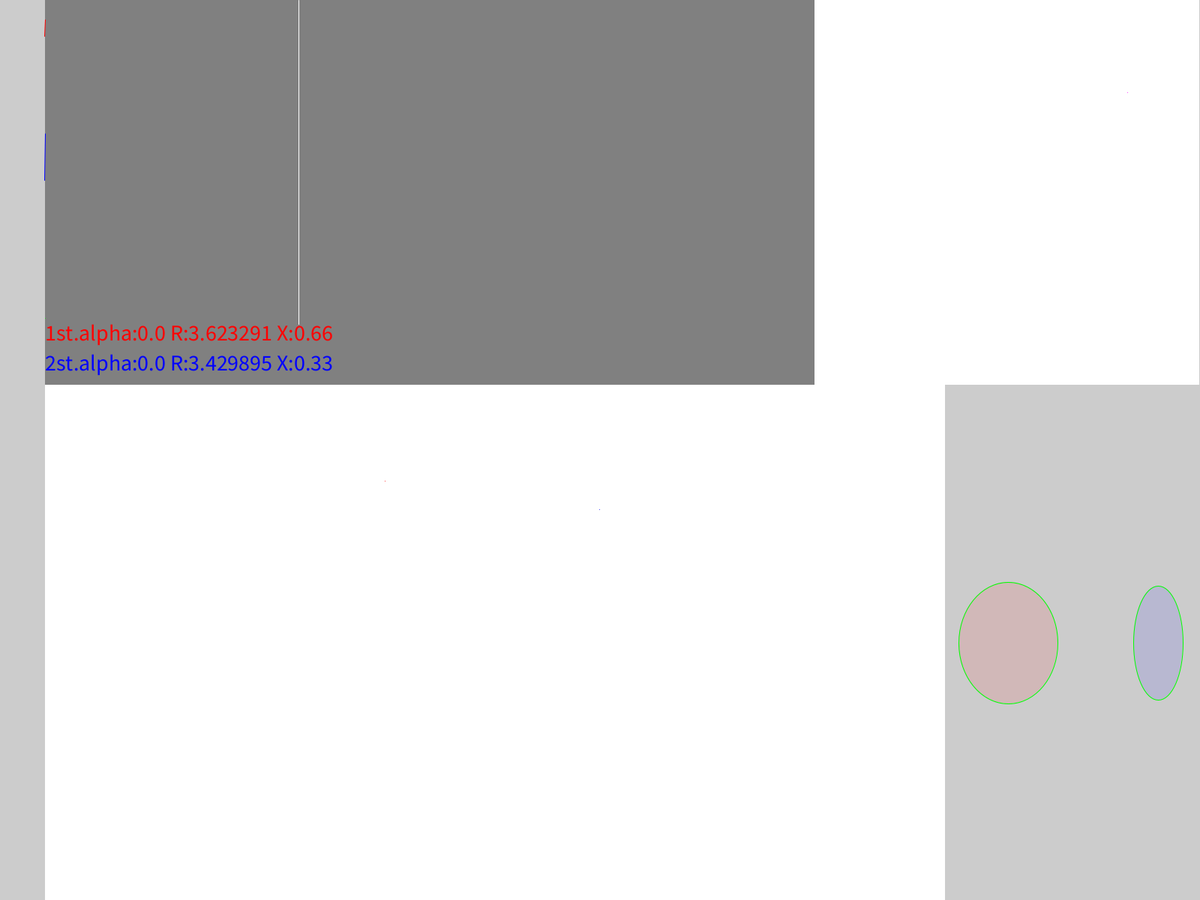
Frame 1 (no input)
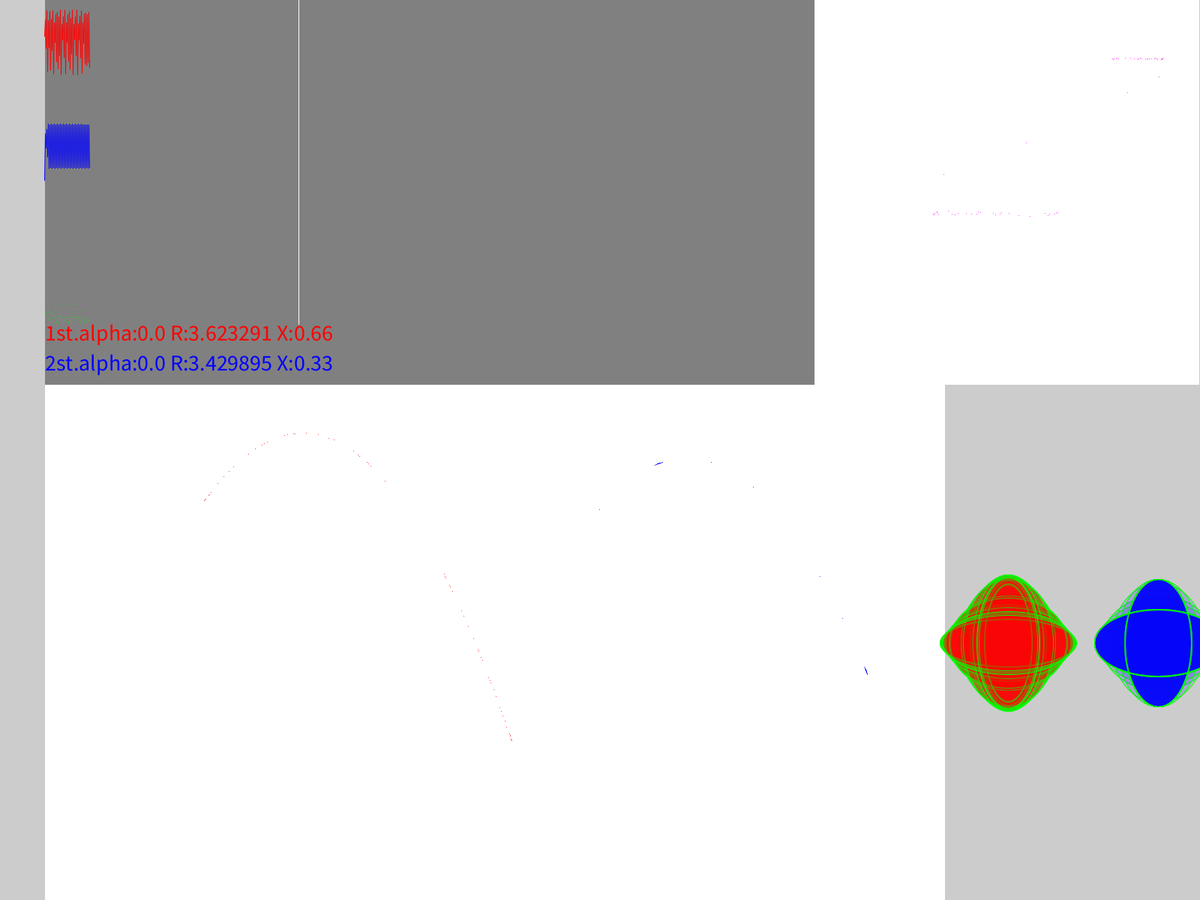
Frame 60 (the mouse pressed at the canvas centre just before this capture)
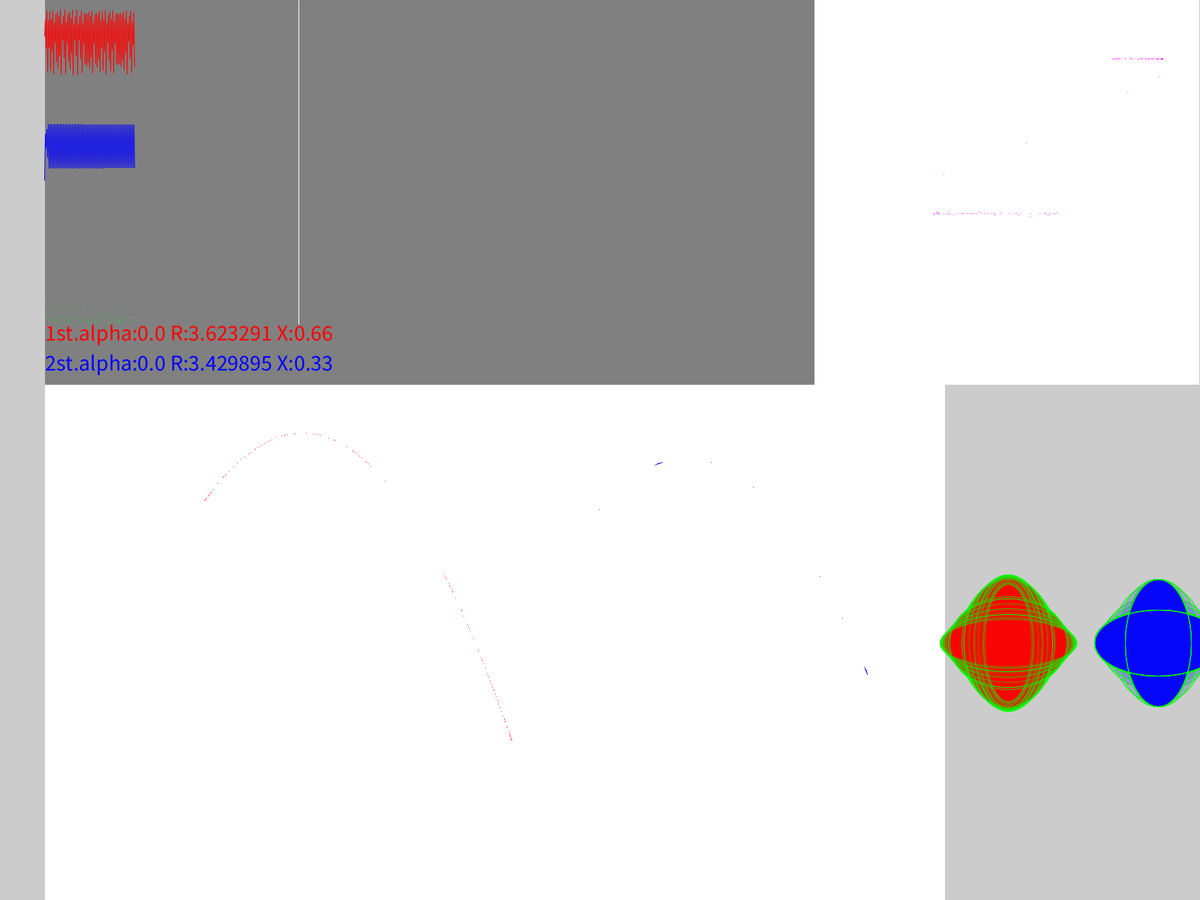
Frame 120 (the mouse held since frame 60 and released just before this capture)

The Processing sketch that drew these frames (run headless with seeded random() and noise(); from frame 60 on, the mouse is pressed at the canvas centre):

// Processing sketch: synchronCouple4
// ── synchronCouple4.pde
// We defined a class, now we will use it. The most extensive example.
//-///////////////////////////////////////////////////////////////////////////////

final  float MinR=3.3;          //two systems independent of each other 
final  float MaxR=3.8;          //(3.5 to 4 because the sync. in chaos is the most interesting)
final  float DefaultAlpha=0.05; //by changing the alpha value we can change their synchronization

// Create new objects of type 'singiel' using the only available constructor
singiel_double First= new singiel_double(0.66, random(MinR,MaxR), 0);
singiel_double Second=new singiel_double(0.33, random(MinR,MaxR), 0);

int   runup=0;//200;

//For visualization
int N=0;          //counter of iteration steps
int lmargin=60;
int fSize=40;     //Font size
int Sf=400;       //Main scale factor
int Ws=400;       //Side of scatter plot
int Rs=400;       //Side or atractor reconstructions
int Tlh=50;       //Part hight for timelines

void setup() // uses global First,Second,N,lmargin,fSize,Sf,Ws,Rs,Tlh
{
  fullScreen(); //3*Ws , 2* Ws
  Ws=(width-lmargin)/3;
  Sf=Rs=height-Ws;
  Tlh=(Ws-2*fSize)/3;
  runup=int(Ws*0.66);
  frameRate(1000);
  ellipseMode(RADIUS); 
    
  //Scatter backround
  noStroke();
  fill(128);
  rect(lmargin,0,Ws*2,Ws);
  stroke(255);
  line(lmargin+runup,0,lmargin+runup,Tlh*3);
  fill(255);noStroke();
  rect(lmargin+2*Ws,0,Ws,Ws);
  rect(lmargin,Ws,Rs,Sf);
  rect(lmargin+Ws,Ws,Rs,Sf);
  
  // period and field name so we read field name or you can with method
  textSize(fSize*0.75);textAlign(LEFT,TOP);
  println("1st:",First.xPre()," R:",First.r," alpha:",First.alpha());
  fill(Red,0,0);text("1st.alpha:"+str(First.alpha())+" R:"+str(First.rCur())+" X:"+str(First.xPre()),lmargin,Ws-2*fSize);
  println("2st:",Second.xPre()," R:",Second.r," alpha:",Second.alpha());
  fill(0,0,Blu);text("2st.alpha:"+str(Second.alpha())+" R:"+str(Second.rCur())+" X:"+str(Second.xPre()),lmargin,Ws-fSize);
}

float scaleY(double X,float Sf)//Scaling function
{
  return Sf-(float)(X)*Sf;
}

float Gre=255;
float Blu=255;
float Red=255;

void draw() // uses global First,Second,N,lmargin,fSize,Sf,Ws,Rs,Tlh,Gre,Blu,Red
{
  next4couple(First,Second); //println("1st:",First.X1(),"\t2nd:",Second.X1());
  
  if(N<2*Ws)
  {
    stroke(Red,0,0);
    line(lmargin+N-1,scaleY(First.xPre(),Tlh),lmargin+N,scaleY(First.xCur(),Tlh));
    
    stroke(0,0,Blu);
    line(lmargin+N-1,Tlh+scaleY(Second.xPre(),Tlh),lmargin+N,Tlh+scaleY(Second.xCur(),Tlh));
    stroke(0,0,25);
  
    stroke(0,Gre,0);
    point(lmargin+N,2*Tlh+scaleY(abs(First.xCur()-Second.xCur()),Tlh));
    
    stroke(128);
    point(lmargin+N,scaleY(0,Tlh));
    point(lmargin+N,Tlh+scaleY(0,Tlh));
    point(lmargin+N,2*Tlh+scaleY(0,Tlh));
    
    if(N>runup)
    {
       noStroke();
       fill(Red,0,Blu);
       ellipse(lmargin+2*Ws+First.xCur()*Ws,scaleY(Second.xCur(),Ws),2.5,2.0);
       fill(Red,0,0);
       ellipse(lmargin+2*Ws+First.xCur()*Ws,scaleY(0,Ws),1.5,1.5);
       fill(0,0,Blu);
       ellipse(lmargin+2*Ws,scaleY(Second.xCur(),Ws),1.5,1.5);
       
       fill(Red,0,0);
       ellipse(lmargin+First.xPre()*Rs,Ws+scaleY(First.xCur(),Sf),2.5,2.5);
       ellipse(lmargin,Ws+scaleY(First.xCur(),Sf),1.5,1.5);
       ellipse(lmargin+First.xPre()*Rs,Ws+scaleY(1,Sf),1.5,1.5);
       
       fill(0,0,Blu);
       ellipse(lmargin+Ws+Second.xPre()*Rs,Ws+scaleY(Second.xCur(),Sf),2.5,2.5);
       ellipse(lmargin+Ws,Ws+scaleY(Second.xCur(),Sf),1.5,1.5);
       ellipse(lmargin+Ws+Second.xPre()*Rs,Ws+scaleY(1,Sf),1.5,1.5);
    }
    else
    {
       stroke(255,0,255);point(lmargin+2*Ws+First.xCur()*Ws,scaleY(Second.xCur(),Ws));
       stroke(255,0,0);point(lmargin+First.xPre()*Rs,Ws+scaleY(First.xCur(),Sf));
       stroke(0,0,255);point(lmargin+Ws+Second.xPre()*Rs,Ws+scaleY(Second.xCur(),Sf));
    }
    
    stroke(0,Gre,0);
    fill(Red,0,0,25);
    view(First,width-Ws/2,height-Rs/2, 100);
    fill(0,0,Blu,25);
    view(Second,width-Ws/2+200,height-Rs/2, 100);
    
    N++; // here we finish drawing
  }
  else
  {
    N=0;
    First.set_alpha(DefaultAlpha);
    Second.set_alpha(DefaultAlpha); //Now coupled
    First.set_x(random(1.0));
    Second.set_x(random(1.0));
    
    Red=First.xCur()*255;  //Proportional to starting value of the First
    Blu=Second.xCur()*255; //Proportional to starting value of the Second
    Gre=abs(First.xCur()-Second.xCur())*255; //Proportional to difference
    
    // change backround???
    noStroke();
    fill(128,64);
    rect(lmargin,0,Ws*2,Ws);
    fill(255,64);
    rect(lmargin+2*Ws,0,Ws,Ws);
    rect(lmargin,Ws,Rs,Sf);
    rect(lmargin+Ws,Ws,Rs,Sf);    
    stroke(255);
    line(lmargin+runup,0,lmargin+runup,Tlh*3);
    stroke(0,Gre,0);fill(200);rect(lmargin,Ws-2*fSize,2*Ws-4,2*fSize-2);
    fill(Red,0,0);text("1st.alpha:"+str(First.alpha())+" R:"+nf((float)(First.r))+" X:"+str(First.xCur()),lmargin,Ws-2*fSize);
    fill(0,0,Blu);text("2st.alpha:"+str(Second.alpha())+" R:"+nf((float)(Second.r))+" X:"+str(Second.xCur()),lmargin,Ws-fSize);
    println("realFM:",frameRate,"\tX=",First.xPre(),Second.xPre());
  }

}

/// @date 2025-11-24 (https://github.com/borkowsk/bookProcessingEN)

// ── singiel.pde
// Chaotic oscillator class - complex type
// An example of a class - user-defined type
//-//////////////////////////////////////////////

//The second partner adapts to the state already changed 
//in the first one, or they operate in strict parallel.
boolean _GottmanMode=true;
  
class singiel 
{ // FIELDS / ATTRIBUTES:
  // "private" does not work in processing because of 
  // it's relation to JAVA classes.
  // But we can use this as a message to other developers 
  // that using field names can be cumbersome.
  float r;     //treat as private
  float al;    //treat as private
  float x1,x2; //treat as private
  
  //Constructor(s):
  // each class has at least one method called as 
  // the class name, has no return type and is used 
  // to create a class object - the instance
  
  singiel() //parameterless constructor
  {
    x1=x2=0.5;r=3;al=0;
  }
  
  singiel(float iX,float iR) //Alpha-less constructor
  {
    x1=x2=iX;r=iR;al=0;
  }
  
  singiel(float iX,float iR,float iAlpha) //other constructor    
  {
    x1=x2=iX;r=iR;al=iAlpha;
  }
  
  // METHODS:
  float alpha() //R/O Access to the field 'al' ("getter")
  {             //under a different name. 
    return al;  //The so-called accessory
  }
  
  float xPre()  //R/O Access to the field 'x1' ("getter")
  {
    return x1;
  }
  
  float xCur()  //R/O Access to the field 'x1' ("getter")
  {
    return x2;
  }
  
  float rCur()  //R/O Access to the field 'x1' ("getter")
  {
    return r;
  }
  
  // Methods to set state of object
  
  void set_alpha(double iAl) // "setter" for 'al'
  {
    if(0<=iAl && iAl<=1)
      al=(float)(iAl);
    else 
      println("Invalid 'alpha' value:",iAl);
  }
  
  void set_x(double iX) // "setter" for x1 & x2
  {
    if(0<=iX && iX<=1)
      x1=x2=(float)(iX);
    else 
      println("Invalid state value:",iX);
  }
  
  void next() //Next iteration of this logistic equation
  {          
    x1=x2;
    x2=x1*r*(1-x1); //This is an iteration without a pair
  }
   
}; //Closing the class. 


// viewer - procedure external to the class 
void view(singiel S,float v,float h,float baseLength)   
{
  ellipse(v,h,round(S.xPre()*baseLength),round(S.xCur()*baseLength));
}

// Pair iteration routine
// Declared outside the class for symmetry reasons
void next4couple(singiel F,singiel S) 
{
  // The interaction of the oscillators
  if(_GottmanMode)
  {
    F.x2=F.x2*(1-F.al)+S.x2*F.al; //He adopts first
    S.x2=S.x2*(1-S.al)+F.x2*S.al;
  }
  else
  {
    float Xold=F.x2;
    F.x2=F.x2*(1-F.al)+S.x2*F.al;
    S.x2=S.x2*(1-S.al)+Xold*S.al;
  }
  
  // New states of partners
  F.next();
  S.next();
}

/// @date 2025-11-24 (https://github.com/borkowsk/bookProcessingEN)

// ── singiel_double.pde
// Chaotic oscillator class - complex type
// An example of a class - user-defined type
//-//////////////////////////////////////////////

//The second partner adapts to the state already changed 
//in the first one, or they operate in strict parallel.
boolean _GottmanMode4double=true;
  
class singiel_double
{ // FIELDS / ATTRIBUTES:
  double r; 
  double al;
  double x1,x2;
  
  //Constructor(s):
  // each class has at least one method called as 
  // the class name, has no return type and is used 
  // to create a class object - the instance
  
  singiel_double() //parameterless constructor
  {
    x1=x2=0.5;r=3;al=0;
  }
  
  singiel_double(double iX,double iR) //Alpha-less constructor
  {
    x1=x2=iX;r=iR;al=0;
  }
  
  singiel_double(double iX,double iR,double iAlpha) //other constructor    
  {
    x1=x2=iX;r=iR;al=iAlpha;
  }
  
  // METHODS:
  float alpha() //R/O Access to the field 'al' ("getter")
  {             //under a different name. 
    return (float)(al); //The so-called accessory
  }
  
  float xPre() //R/O Access to the field 'x1' ("getter")
  {
    return (float)(x1);
  }
  
  float xCur() //R/O Access to the field 'x1' ("getter")
  {
    return (float)(x2);
  }
  
  float rCur()  //R/O Access to the field 'x1' ("getter")
  {
    return (float)(r);
  }
  
  // Methods to change state of object
  
  void set_alpha(double iAl) // "setter" for 'al'
  {
    if(0<=iAl && iAl<=1)
      al=iAl;
    else 
      println("Invalid 'alpha' value:",iAl);
  }
  
  void set_x(double iX) // "setter" for x1 & x2
  {
    if(0<=iX && iX<=1)
      x1=x2=iX;
    else 
      println("Invalid state value:",iX);
  }
  
  void next() //Next iteration of this logistic equation
  {          
    x1=x2;
    x2=x1*r*(1-x1); //This is an iteration without a pair
  }
   
}; //Closing the class. 


// viewer - procedure external to the class 
void view(singiel_double S,float v,float h,float baseLength)   
{
  ellipse(v,h,round(S.xPre()*baseLength),round(S.xCur()*baseLength));
}

// Pair iteration routine
// Declared outside the class for symmetry reasons
void next4couple(singiel_double F,singiel_double S) 
{
  // The interaction of the oscillators
  if(_GottmanMode4double)
  {
    F.x2=F.x2*(1-F.al)+S.x2*F.al; //He adopts first
    S.x2=S.x2*(1-S.al)+F.x2*S.al;
  }
  else
  {
    double Xold=F.x2;
    F.x2=F.x2*(1-F.al)+S.x2*F.al;
    S.x2=S.x2*(1-S.al)+Xold*S.al;
  }
  
  // New states of partners
  F.next();
  S.next();
}

/// @date 2025-11-24 (https://github.com/borkowsk/bookProcessingEN)
